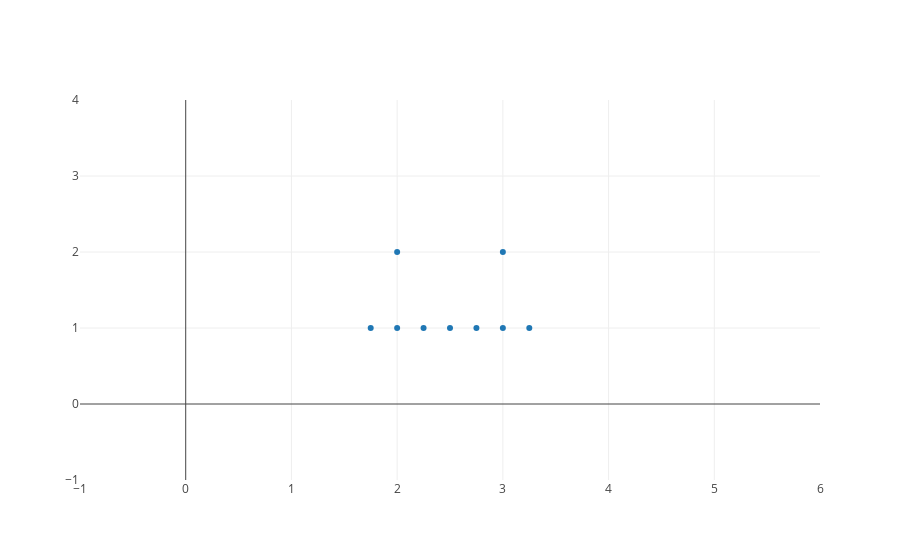

Notebook code cell kept with this figure:
### Code cell
plot(x, y, x_autorange=False, y_autorange=False)

### Figure 1 — Plotly figure (JSON) as saved in the notebook; plotly's stock layout.template omitted (floating-point values rounded to 4 significant figures)
{"data": [{"mode": "markers", "type": "scatter", "uid": "a10e9b", "x": [2, 3, 1.75, 2, 2.25, 2.5, 2.75, 3, 3.25], "y": [2, 2, 1, 1, 1, 1, 1, 1, 1]}], "layout": {"autosize": true, "showlegend": false, "xaxis": {"autorange": false, "rangemode": "negative", "type": "linear"}, "yaxis": {"autorange": false, "rangemode": "negative", "type": "linear"}}}
